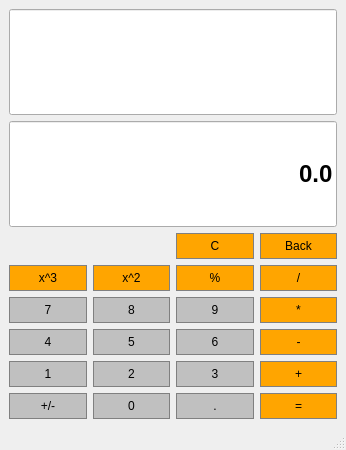
<?xml version="1.0" encoding="UTF-8"?>
<ui version="4.0">
 <class>Calculator</class>
 <widget class="QMainWindow" name="Calculator">
  <property name="geometry">
   <rect>
    <x>0</x>
    <y>0</y>
    <width>346</width>
    <height>450</height>
   </rect>
  </property>
  <property name="windowTitle">
   <string>Calculator</string>
  </property>
  <property name="windowOpacity">
   <double>14.000000000000000</double>
  </property>
  <property name="autoFillBackground">
   <bool>true</bool>
  </property>
  <widget class="QWidget" name="centralwidget">
   <layout class="QGridLayout" name="gridLayout">
    <item row="2" column="3">
     <widget class="QPushButton" name="Back">
      <property name="styleSheet">
       <string notr="true">QPushButton{
	background-color: #FFA500;
	border: 1px solid gray;
	padding: 5px;
}

QPushButton:pressed{
	background-color: #A9A9A9;
	border: 1px solid gray;
	padding: 5px;
}</string>
      </property>
      <property name="text">
       <string>Back</string>
      </property>
     </widget>
    </item>
    <item row="6" column="1">
     <widget class="QPushButton" name="Button8">
      <property name="sizePolicy">
       <sizepolicy hsizetype="Preferred" vsizetype="Preferred">
        <horstretch>0</horstretch>
        <verstretch>0</verstretch>
       </sizepolicy>
      </property>
      <property name="styleSheet">
       <string notr="true">QPushButton{
	background-color: #C0C0C0;
	border: 1px solid gray;
	padding: 5px;
}

QPushButton:pressed{
	background-color: #A9A9A9;
	border: 1px solid gray;
	padding: 5px;
}</string>
      </property>
      <property name="text">
       <string>8</string>
      </property>
     </widget>
    </item>
    <item row="8" column="1">
     <widget class="QPushButton" name="Button2">
      <property name="sizePolicy">
       <sizepolicy hsizetype="Preferred" vsizetype="Preferred">
        <horstretch>0</horstretch>
        <verstretch>0</verstretch>
       </sizepolicy>
      </property>
      <property name="styleSheet">
       <string notr="true">QPushButton{
	background-color: #C0C0C0;
	border: 1px solid gray;
	padding: 5px;
}

QPushButton:pressed{
	background-color: #A9A9A9;
	border: 1px solid gray;
	padding: 5px;
}</string>
      </property>
      <property name="text">
       <string>2</string>
      </property>
     </widget>
    </item>
    <item row="8" column="3">
     <widget class="QPushButton" name="Add">
      <property name="sizePolicy">
       <sizepolicy hsizetype="Preferred" vsizetype="Preferred">
        <horstretch>0</horstretch>
        <verstretch>0</verstretch>
       </sizepolicy>
      </property>
      <property name="styleSheet">
       <string notr="true">QPushButton{
	background-color: #FFA500;
	border: 1px solid gray;
	padding: 5px;
}

QPushButton:pressed{
	background-color: #A9A9A9;
	border: 1px solid gray;
	padding: 5px;
}</string>
      </property>
      <property name="text">
       <string>+</string>
      </property>
     </widget>
    </item>
    <item row="7" column="3">
     <widget class="QPushButton" name="Subtract">
      <property name="sizePolicy">
       <sizepolicy hsizetype="Preferred" vsizetype="Preferred">
        <horstretch>0</horstretch>
        <verstretch>0</verstretch>
       </sizepolicy>
      </property>
      <property name="styleSheet">
       <string notr="true">QPushButton{
	background-color: #FFA500;
	border: 1px solid gray;
	padding: 5px;
}

QPushButton:pressed{
	background-color: #A9A9A9;
	border: 1px solid gray;
	padding: 5px;
}</string>
      </property>
      <property name="text">
       <string>-</string>
      </property>
     </widget>
    </item>
    <item row="9" column="3">
     <widget class="QPushButton" name="Equals">
      <property name="sizePolicy">
       <sizepolicy hsizetype="Preferred" vsizetype="Preferred">
        <horstretch>0</horstretch>
        <verstretch>0</verstretch>
       </sizepolicy>
      </property>
      <property name="styleSheet">
       <string notr="true">QPushButton{
	background-color: #FFA500;
	border: 1px solid gray;
	padding: 5px;
}

QPushButton:pressed{
	background-color: #A9A9A9;
	border: 1px solid gray;
	padding: 5px;
}</string>
      </property>
      <property name="text">
       <string>=</string>
      </property>
     </widget>
    </item>
    <item row="9" column="0">
     <widget class="QPushButton" name="ChangeSign">
      <property name="sizePolicy">
       <sizepolicy hsizetype="Preferred" vsizetype="Preferred">
        <horstretch>0</horstretch>
        <verstretch>0</verstretch>
       </sizepolicy>
      </property>
      <property name="styleSheet">
       <string notr="true">QPushButton{
	background-color: #C0C0C0;
	border: 1px solid gray;
	padding: 5px;
}

QPushButton:pressed{
	background-color: #A9A9A9;
	border: 1px solid gray;
	padding: 5px;
}</string>
      </property>
      <property name="text">
       <string>+/-</string>
      </property>
     </widget>
    </item>
    <item row="1" column="0" colspan="4">
     <widget class="QLineEdit" name="Display">
      <property name="sizePolicy">
       <sizepolicy hsizetype="Preferred" vsizetype="Expanding">
        <horstretch>0</horstretch>
        <verstretch>0</verstretch>
       </sizepolicy>
      </property>
      <property name="font">
       <font>
        <family>Arial</family>
        <pointsize>18</pointsize>
        <bold>true</bold>
       </font>
      </property>
      <property name="text">
       <string>0.0</string>
      </property>
      <property name="alignment">
       <set>Qt::AlignRight|Qt::AlignTrailing|Qt::AlignVCenter</set>
      </property>
     </widget>
    </item>
    <item row="7" column="0">
     <widget class="QPushButton" name="Button4">
      <property name="sizePolicy">
       <sizepolicy hsizetype="Preferred" vsizetype="Preferred">
        <horstretch>0</horstretch>
        <verstretch>0</verstretch>
       </sizepolicy>
      </property>
      <property name="styleSheet">
       <string notr="true">QPushButton{
	background-color: #C0C0C0;
	border: 1px solid gray;
	padding: 5px;
}

QPushButton:pressed{
	background-color: #A9A9A9;
	border: 1px solid gray;
	padding: 5px;
}</string>
      </property>
      <property name="text">
       <string>4</string>
      </property>
     </widget>
    </item>
    <item row="8" column="2">
     <widget class="QPushButton" name="Button3">
      <property name="sizePolicy">
       <sizepolicy hsizetype="Preferred" vsizetype="Preferred">
        <horstretch>0</horstretch>
        <verstretch>0</verstretch>
       </sizepolicy>
      </property>
      <property name="styleSheet">
       <string notr="true">QPushButton{
	background-color: #C0C0C0;
	border: 1px solid gray;
	padding: 5px;
}

QPushButton:pressed{
	background-color: #A9A9A9;
	border: 1px solid gray;
	padding: 5px;
}</string>
      </property>
      <property name="text">
       <string>3</string>
      </property>
     </widget>
    </item>
    <item row="8" column="0">
     <widget class="QPushButton" name="Button1">
      <property name="sizePolicy">
       <sizepolicy hsizetype="Preferred" vsizetype="Preferred">
        <horstretch>0</horstretch>
        <verstretch>0</verstretch>
       </sizepolicy>
      </property>
      <property name="styleSheet">
       <string notr="true">QPushButton{
	background-color: #C0C0C0;
	border: 1px solid gray;
	padding: 5px;
}

QPushButton:pressed{
	background-color: #A9A9A9;
	border: 1px solid gray;
	padding: 5px;
}</string>
      </property>
      <property name="text">
       <string>1</string>
      </property>
     </widget>
    </item>
    <item row="6" column="2">
     <widget class="QPushButton" name="Button9">
      <property name="sizePolicy">
       <sizepolicy hsizetype="Preferred" vsizetype="Preferred">
        <horstretch>0</horstretch>
        <verstretch>0</verstretch>
       </sizepolicy>
      </property>
      <property name="styleSheet">
       <string notr="true">QPushButton{
	background-color: #C0C0C0;
	border: 1px solid gray;
	padding: 5px;
}

QPushButton:pressed{
	background-color: #A9A9A9;
	border: 1px solid gray;
	padding: 5px;
}</string>
      </property>
      <property name="text">
       <string>9</string>
      </property>
     </widget>
    </item>
    <item row="6" column="3">
     <widget class="QPushButton" name="Multiply">
      <property name="sizePolicy">
       <sizepolicy hsizetype="Preferred" vsizetype="Preferred">
        <horstretch>0</horstretch>
        <verstretch>0</verstretch>
       </sizepolicy>
      </property>
      <property name="styleSheet">
       <string notr="true">QPushButton{
	background-color: #FFA500;
	border: 1px solid gray;
	padding: 5px;
}

QPushButton:pressed{
	background-color: #A9A9A9;
	border: 1px solid gray;
	padding: 5px;
}</string>
      </property>
      <property name="text">
       <string>*</string>
      </property>
     </widget>
    </item>
    <item row="6" column="0">
     <widget class="QPushButton" name="Button7">
      <property name="sizePolicy">
       <sizepolicy hsizetype="Preferred" vsizetype="Preferred">
        <horstretch>0</horstretch>
        <verstretch>0</verstretch>
       </sizepolicy>
      </property>
      <property name="styleSheet">
       <string notr="true">QPushButton{
	background-color: #C0C0C0;
	border: 1px solid gray;
	padding: 5px;
}

QPushButton:pressed{
	background-color: #A9A9A9;
	border: 1px solid gray;
	padding: 5px;
}</string>
      </property>
      <property name="text">
       <string>7</string>
      </property>
     </widget>
    </item>
    <item row="0" column="0" colspan="4">
     <widget class="QLineEdit" name="Display2">
      <property name="sizePolicy">
       <sizepolicy hsizetype="Preferred" vsizetype="Expanding">
        <horstretch>0</horstretch>
        <verstretch>0</verstretch>
       </sizepolicy>
      </property>
      <property name="font">
       <font>
        <family>Arial</family>
        <pointsize>18</pointsize>
        <bold>false</bold>
       </font>
      </property>
      <property name="alignment">
       <set>Qt::AlignRight|Qt::AlignTrailing|Qt::AlignVCenter</set>
      </property>
     </widget>
    </item>
    <item row="7" column="2">
     <widget class="QPushButton" name="Button6">
      <property name="sizePolicy">
       <sizepolicy hsizetype="Preferred" vsizetype="Preferred">
        <horstretch>0</horstretch>
        <verstretch>0</verstretch>
       </sizepolicy>
      </property>
      <property name="styleSheet">
       <string notr="true">QPushButton{
	background-color: #C0C0C0;
	border: 1px solid gray;
	padding: 5px;
}

QPushButton:pressed{
	background-color: #A9A9A9;
	border: 1px solid gray;
	padding: 5px;
}</string>
      </property>
      <property name="text">
       <string>6</string>
      </property>
     </widget>
    </item>
    <item row="4" column="3">
     <widget class="QPushButton" name="Divide">
      <property name="sizePolicy">
       <sizepolicy hsizetype="Preferred" vsizetype="Preferred">
        <horstretch>0</horstretch>
        <verstretch>0</verstretch>
       </sizepolicy>
      </property>
      <property name="styleSheet">
       <string notr="true">QPushButton{
	background-color: #FFA500;
	border: 1px solid gray;
	padding: 5px;
}

QPushButton:pressed{
	background-color: #A9A9A9;
	border: 1px solid gray;
	padding: 5px;
}</string>
      </property>
      <property name="text">
       <string>/</string>
      </property>
     </widget>
    </item>
    <item row="9" column="2">
     <widget class="QPushButton" name="Dot">
      <property name="sizePolicy">
       <sizepolicy hsizetype="Preferred" vsizetype="Preferred">
        <horstretch>0</horstretch>
        <verstretch>0</verstretch>
       </sizepolicy>
      </property>
      <property name="styleSheet">
       <string notr="true">QPushButton{
	background-color: #C0C0C0;
	border: 1px solid gray;
	padding: 5px;
}

QPushButton:pressed{
	background-color: #A9A9A9;
	border: 1px solid gray;
	padding: 5px;
}</string>
      </property>
      <property name="text">
       <string>.</string>
      </property>
     </widget>
    </item>
    <item row="9" column="1">
     <widget class="QPushButton" name="Button0">
      <property name="sizePolicy">
       <sizepolicy hsizetype="Preferred" vsizetype="Preferred">
        <horstretch>0</horstretch>
        <verstretch>0</verstretch>
       </sizepolicy>
      </property>
      <property name="styleSheet">
       <string notr="true">QPushButton{
	background-color: #C0C0C0;
	border: 1px solid gray;
	padding: 5px;
}

QPushButton:pressed{
	background-color: #A9A9A9;
	border: 1px solid gray;
	padding: 5px;
}</string>
      </property>
      <property name="text">
       <string>0</string>
      </property>
     </widget>
    </item>
    <item row="7" column="1">
     <widget class="QPushButton" name="Button5">
      <property name="sizePolicy">
       <sizepolicy hsizetype="Preferred" vsizetype="Preferred">
        <horstretch>0</horstretch>
        <verstretch>0</verstretch>
       </sizepolicy>
      </property>
      <property name="styleSheet">
       <string notr="true">QPushButton{
	background-color: #C0C0C0;
	border: 1px solid gray;
	padding: 5px;
}

QPushButton:pressed{
	background-color: #A9A9A9;
	border: 1px solid gray;
	padding: 5px;
}</string>
      </property>
      <property name="text">
       <string>5</string>
      </property>
     </widget>
    </item>
    <item row="2" column="2">
     <widget class="QPushButton" name="Clear">
      <property name="sizePolicy">
       <sizepolicy hsizetype="Preferred" vsizetype="Preferred">
        <horstretch>0</horstretch>
        <verstretch>0</verstretch>
       </sizepolicy>
      </property>
      <property name="styleSheet">
       <string notr="true">QPushButton{
	background-color: #FFA500;
	border: 1px solid gray;
	padding: 5px;
}

QPushButton:pressed{
	background-color: #A9A9A9;
	border: 1px solid gray;
	padding: 5px;
}</string>
      </property>
      <property name="text">
       <string>C</string>
      </property>
     </widget>
    </item>
    <item row="4" column="2">
     <widget class="QPushButton" name="Percent">
      <property name="sizePolicy">
       <sizepolicy hsizetype="Preferred" vsizetype="Preferred">
        <horstretch>0</horstretch>
        <verstretch>0</verstretch>
       </sizepolicy>
      </property>
      <property name="styleSheet">
       <string notr="true">QPushButton{
	background-color: #FFA500;
	border: 1px solid gray;
	padding: 5px;
}

QPushButton:pressed{
	background-color: #A9A9A9;
	border: 1px solid gray;
	padding: 5px;
}</string>
      </property>
      <property name="text">
       <string>%</string>
      </property>
     </widget>
    </item>
    <item row="4" column="1">
     <widget class="QPushButton" name="Square">
      <property name="sizePolicy">
       <sizepolicy hsizetype="Preferred" vsizetype="Preferred">
        <horstretch>0</horstretch>
        <verstretch>0</verstretch>
       </sizepolicy>
      </property>
      <property name="styleSheet">
       <string notr="true">QPushButton{
	background-color: #FFA500;
	border: 1px solid gray;
	padding: 5px;
}

QPushButton:pressed{
	background-color: #A9A9A9;
	border: 1px solid gray;
	padding: 5px;
}</string>
      </property>
      <property name="text">
       <string>x^2</string>
      </property>
     </widget>
    </item>
    <item row="4" column="0">
     <widget class="QPushButton" name="Cube">
      <property name="sizePolicy">
       <sizepolicy hsizetype="Preferred" vsizetype="Preferred">
        <horstretch>0</horstretch>
        <verstretch>0</verstretch>
       </sizepolicy>
      </property>
      <property name="styleSheet">
       <string notr="true">QPushButton{
	background-color: #FFA500;
	border: 1px solid gray;
	padding: 5px;
}

QPushButton:pressed{
	background-color: #A9A9A9;
	border: 1px solid gray;
	padding: 5px;
}</string>
      </property>
      <property name="text">
       <string>x^3</string>
      </property>
     </widget>
    </item>
   </layout>
  </widget>
  <widget class="QStatusBar" name="statusbar"/>
 </widget>
 <resources/>
 <connections/>
</ui>
